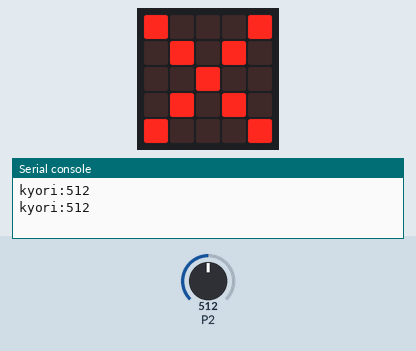
The program below on a simulated BBC micro:bit (MakeCode). Parts: the board's 5×5 LED display, the last lines printed to the serial console. Inputs (shaded band) come from the test bench; at power-on: P2 = 512 (analog values on the 0–1023 scale).

Above: at 1.2 s.
1.3 s: P2 set to 491
At 2.6 s:
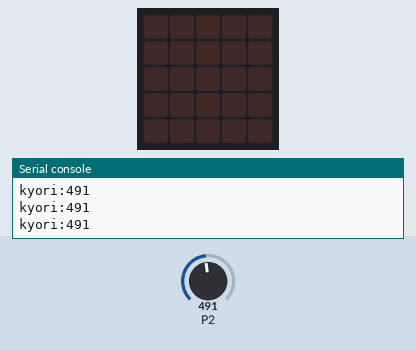
2.9 s: P2 set to 510
5.9 s: P2 set to 490
7.9 s: P2 set to 511
Timing chart, 0 to 10.9 s (numbered marks = the images above; inputs shaded):
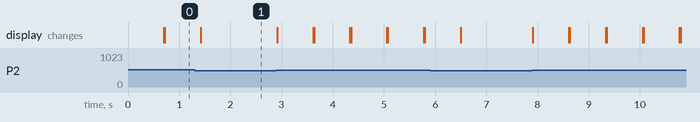

The program:

main.ts
```typescript
basic.forever(function () {
    serial.writeValue("kyori", pins.analogReadPin(AnalogPin.P2))
    if (pins.analogReadPin(AnalogPin.P2) > 500) {
        basic.showIcon(IconNames.No)
        basic.pause(100)
        basic.clearScreen()
    }
})
```

test.ts
```typescript
// テストはここに来ます。このパッケージが拡張機能として使用されるときにはコンパイルされません。
```

Measured:
- the behaviour switches between 501 and 500 on P2 (found by bisection; images 0 and 1)
